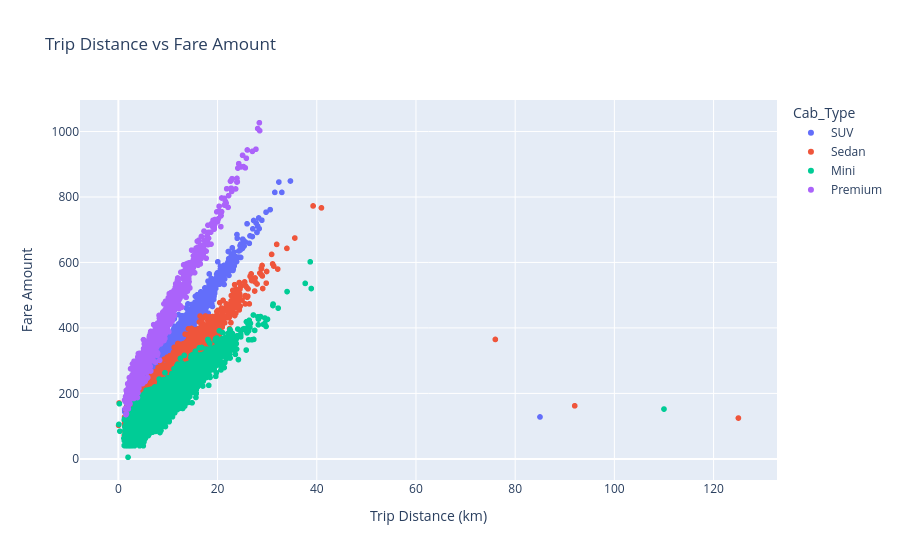

The cell this chart's notebook holds for it:
### Code cell
# Analyze the relationship between trip distance and fare amount

fig = px.scatter(
    df,
    x="Trip_Distance_km",
    y="Fare_Amount",
    title="Trip Distance vs Fare Amount",
    color="Cab_Type"
)

fig.update_layout(
    xaxis_title="Trip Distance (km)",
    yaxis_title="Fare Amount"
)

fig.show()

### Figure 1 — Plotly figure (JSON) as saved in the notebook; plotly's stock layout.template omitted (floating-point values rounded to 4 significant figures; data arrays with more than 128 entries replaced by an {"elided": "..."} marker saying what was removed)
{"data": [{"hovertemplate": "Cab_Type=SUV<br>Trip_Distance_km=%{x}<br>Fare_Amount=%{y}<extra></extra>", "legendgroup": "SUV", "marker": {"color": "#636efa", "symbol": "circle"}, "mode": "markers", "name": "SUV", "showlegend": true, "type": "scattergl", "x": {"elided": "2595 float values"}, "xaxis": "x", "y": {"elided": "2595 float values"}, "yaxis": "y"}, {"hovertemplate": "Cab_Type=Sedan<br>Trip_Distance_km=%{x}<br>Fare_Amount=%{y}<extra></extra>", "legendgroup": "Sedan", "marker": {"color": "#EF553B", "symbol": "circle"}, "mode": "markers", "name": "Sedan", "showlegend": true, "type": "scattergl", "x": {"elided": "4851 float values"}, "xaxis": "x", "y": {"elided": "4851 float values"}, "yaxis": "y"}, {"hovertemplate": "Cab_Type=Mini<br>Trip_Distance_km=%{x}<br>Fare_Amount=%{y}<extra></extra>", "legendgroup": "Mini", "marker": {"color": "#00cc96", "symbol": "circle"}, "mode": "markers", "name": "Mini", "showlegend": true, "type": "scattergl", "x": {"elided": "6332 float values"}, "xaxis": "x", "y": {"elided": "6332 float values"}, "yaxis": "y"}, {"hovertemplate": "Cab_Type=Premium<br>Trip_Distance_km=%{x}<br>Fare_Amount=%{y}<extra></extra>", "legendgroup": "Premium", "marker": {"color": "#ab63fa", "symbol": "circle"}, "mode": "markers", "name": "Premium", "showlegend": true, "type": "scattergl", "x": {"elided": "1218 float values"}, "xaxis": "x", "y": {"elided": "1218 float values"}, "yaxis": "y"}], "layout": {"legend": {"title": {"text": "Cab_Type"}, "tracegroupgap": 0}, "title": {"text": "Trip Distance vs Fare Amount"}, "xaxis": {"anchor": "y", "domain": [0, 1], "title": {"text": "Trip Distance (km)"}}, "yaxis": {"anchor": "x", "domain": [0, 1], "title": {"text": "Fare Amount"}}}}
